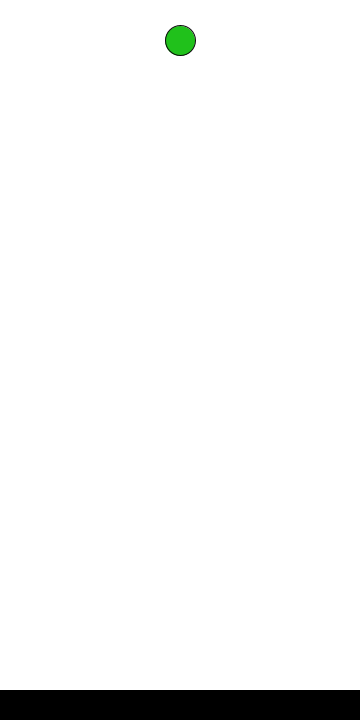
Frame 1 (no input)
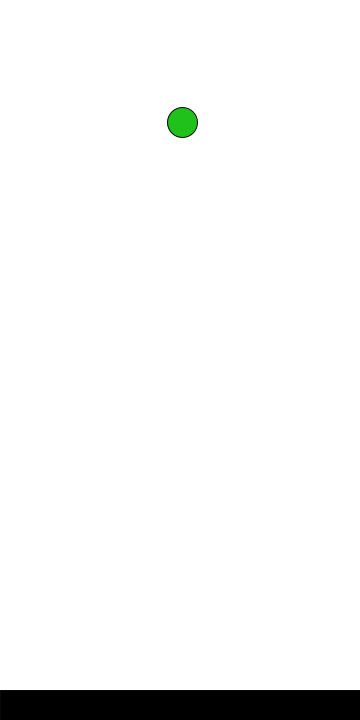
Frame 60 (the mouse pressed at the canvas centre just before this capture)
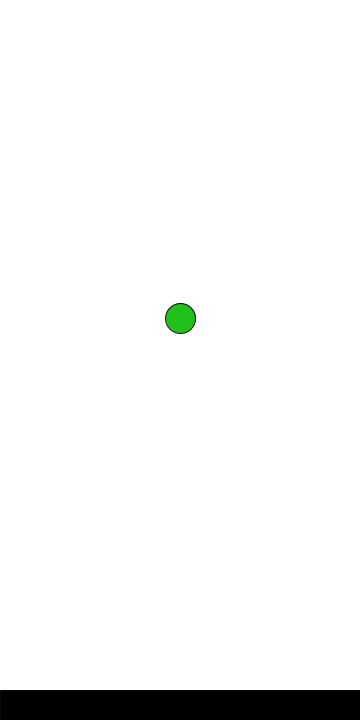
Frame 120 (the mouse held since frame 60 and released just before this capture)

The Processing sketch that drew these frames (run headless with seeded random() and noise(); from frame 60 on, the mouse is pressed at the canvas centre):

// Processing sketch: homework1checkin
// ── homework1checkin.pde
Ball ball; 

void setup() {
  size(360, 720); 
  background(255);
  ball = new Ball(); 
  
}

void draw() {
  background(255); 
  fill(0);
  rect(0,690,width,50); 
  ball.update(); 
  ball.checkFloor(); 
  ball.display(); 
}

// ── Ball.pde
class Ball{
   PVector pos; 
   PVector vel; 
   PVector acc;
   float velMax; 
   float time; 
   
   Ball(){
     pos = new PVector(width/2, 40);
     vel = new PVector(0,0);
     acc = new PVector(0.1,-0.01);
     velMax = 10;
     time = 0; 
     
   }
   
   void update(){
     acc.add(0.01,.98); 
     vel.add(acc);
     if(vel.y > velMax && vel.y < 0){
       vel.y = velMax; 
     }
     pos.add(vel);
     acc.mult(0); 
   }
   
   void display(){
     stroke(10);
     fill(32,193,27);
     ellipse(pos.x,pos.y,30,30);
   }

   void checkFloor() {
    if (pos.y > height-50) {
      acc.add(0,0.1); 
      vel.add(acc); 
      vel.mult(-1.0);
      pos.y = height-45;
    }
  }  
}
